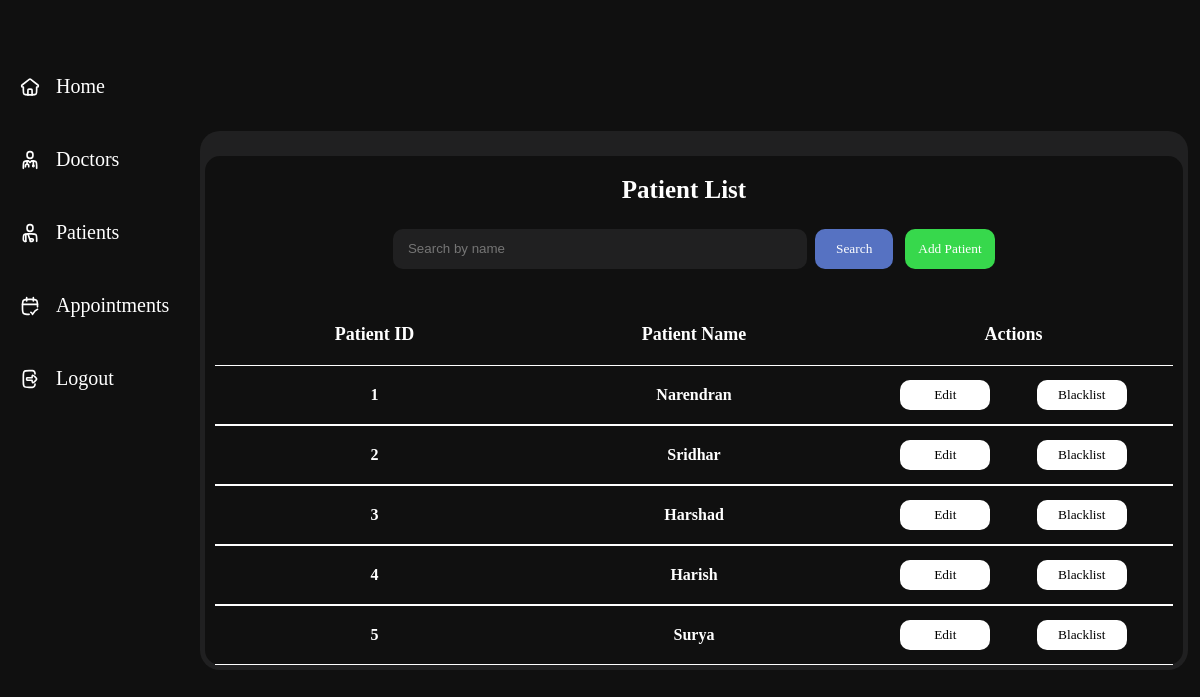
/patient_list, run on the app's committed database.
### tables this page shows
CREATE TABLE PATIENTS(
    PATIENT_ID INTEGER PRIMARY KEY AUTOINCREMENT,
    USER_ID INTEGER,
    PATIENT_NAME TEXT,
    ADDRESS TEXT,
    CONTACT TEXT,
    BLOOD_GRP TEXT,
    ALLERGIES TEXT,
    FOREIGN KEY (USER_ID) REFERENCES USERS (USER_ID)
);

### app.py (the view)
@app.route('/patient_list')
def patient_list():
    name = request.args.get('name', '').strip()
    con=sqlite3.connect(database)
    cur=con.cursor()
    if name:
        cur.execute("SELECT PATIENT_ID,PATIENT_NAME FROM PATIENTS WHERE PATIENT_NAME LIKE ?", ('%'+name+'%',))
    else:
        cur.execute("SELECT PATIENT_ID,PATIENT_NAME FROM PATIENTS")
    patienttab = cur.fetchall()
    con.close()
    return render_template("admin/patient.html",patienttab=patienttab, search=name)

### Templates/admin/patient.html (shortened to what this page needs)
<!DOCTYPE html>
<html lang="en">
<head>
    <link rel="stylesheet" href="{{ url_for('static', filename='css/admindash.css') }}">
</head>
<body>
    <section class="main">
        <div class="navbar" style="padding-top: 250px;">
            <div class="icon">
                <img src="{{ url_for('static',filename='icons/home.svg')}}" alt="">
                <a href="/admin_dashboard">Home</a>
            </div>
            <div class="icon">
                <img src="{{ url_for('static',filename='icons/doc.svg')}}" alt="">
                <a href="/doctor_list">Doctors</a>
            </div>
            <div class="icon">
                <img src="{{ url_for('static',filename='icons/patient.svg')}}" alt="">
                <a href="/patient_list">Patients</a>
            </div>
            <div class="icon">
                <img src="{{ url_for('static',filename='icons/app.svg')}}" alt="">
                <a href="/appointment_list">Appointments</a>
            </div>
            <div class="icon">
                <img src="{{ url_for('static',filename='icons/logout.svg')}}" alt="">
                <a href="/">Logout</a>
            </div>
        </div>
        <div class="view">
            <div class="appointments">
                <h1 id="hmm">Patient List</h1>
                <div style="display:flex; gap:12px; align-items:center;">
                    <form class="searchbar" method="get" action="{{ url_for('patient_list') }}" style="display:flex; gap:8px; align-items:center;">
                        <input type="search" name="name" placeholder="Search by name" value="{{ search|default('') }}"/>
                        <button type="submit" style="padding:6px 10px;">Search</button>
                    </form>
                    <a href="{{ url_for('add_patient') }}" style="text-decoration:none;">
                        <button class="add" type="button">Add Patient</button>
                    </a>
                </div>
                <div class="titlee">
                    <div class="app">
                        <h1>Patient ID</h1>
                    </div>
                    <div class="patient">
                        <h1>Patient Name</h1>
                    </div>
                    <div class="doc">
                        <h1>Actions</h1>
                    </div>
                </div>
                {% for i in patienttab%}
                <div class="title">
                    <div class="app">
                        <h1>{{i[0]}}</h1>
                    </div>
                    <div class="patient">
                        <h1>{{i[1]}}</h1>
                    </div>
                    <div class="stat" style="display: flex; justify-content: space-evenly; align-items: center; ">
                        <a href="{{ url_for('editpat', patient_id=i[0]) }}" style="text-decoration:none;">
                            <button style="background-color: rgb(255, 255, 255);">Edit</button>
                        </a>
                        <button style="background-color: rgb(255, 255, 255);">Blacklist</button>
                    </div>
                </div>
                {% endfor %}
            </div>
        </div>
    </section>
</body>
</html>

### Static/css/admindash.css (style rules this page uses)
* { margin: 0; padding: 0; }
.main { width: 100%; min-height: 100vh; background-color: #101010; display: flex; align-items: center; }
.navbar { width: 200px; height: 125vh; background-color: #101010; position: fixed; }
.navbar h1, a { color: white; font-family: 'sfpror'; font-size: 20px; text-decoration: none; }
.icon { display: flex; align-items: center; margin-top: 40px; gap: 1em; padding-left: 20px; padding-top: 10px; }
.icon img { width: 20px; }
.view { width: calc(99% - 200px); margin-top: 20px; margin-bottom: 20px; background-color: #202021; border-radius: 20px; margin-left: 200px; overflow-y: scroll; overflow-x: hidden; scrollbar-width: none; display: flex; align-items: center; flex-direction: column; }
.appointments { width: 99%; min-height: 300px; background-color: #f55a00; background-color: #101010; margin-top: 25px; border-radius: 15px; margin-bottom: 5px; display: flex; flex-direction: column; justify-content: center; align-items: center; }
#hmm { color: white; font-family: 'sfprob'; font-size: 25px; padding-right: 20px; padding-top: 20px; }
.titlee { width: 98%; display: flex; justify-content: space-between; padding-bottom: 20px; }
.titlee > div { flex: 1; text-align: center; }
.titlee h1 { font-family: 'sfpror'; font-size: 18px; color:white; padding-top: 30px; }
.title { width: 98%; display: flex; justify-content: space-between; border-top: 1px solid white; border-bottom: 1px solid white; cursor: pointer; }
.title > div { flex: 1; text-align: center; }
.title h1 { font-family: 'sfpror'; font-size: 16px; color:white; padding-top: 20px; padding-bottom: 20px; }
button { width: 90px; height: 30px; cursor: pointer; border-radius: 10px; border: none; font-family: 'sfpror'; }
.searchbar { height: 50px; width: 500px; margin-top: 20px; margin-bottom: 20px; display: flex; align-items: center; justify-content: space-evenly; }
.searchbar input { width: 500px; height: 40px; background-color: #202021; border-radius: 10px; border: none; padding-left: 15px; color: white; }
.searchbar button { background-color: #5672c2; height: 40px; color: white; }
.add { background-color: #37d84c; height: 40px; color: white; }

### data on the page
PATIENTS: PATIENT_ID "1", PATIENT_NAME "Narendran"
PATIENTS: PATIENT_ID "2", PATIENT_NAME "Sridhar"
PATIENTS: PATIENT_ID "3", PATIENT_NAME "Harshad"
PATIENTS: PATIENT_ID "4", PATIENT_NAME "Harish"
PATIENTS: PATIENT_ID "5", PATIENT_NAME "Surya"
